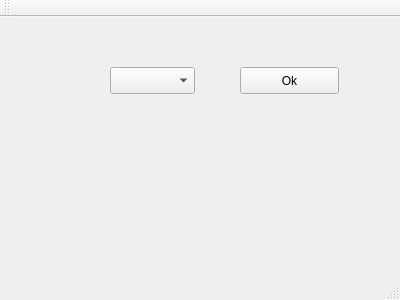
<?xml version="1.0" encoding="UTF-8"?>
<ui version="4.0">
 <class>MainWindow</class>
 <widget class="QMainWindow" name="MainWindow">
  <property name="geometry">
   <rect>
    <x>0</x>
    <y>0</y>
    <width>400</width>
    <height>300</height>
   </rect>
  </property>
  <property name="windowTitle">
   <string>MainWindow</string>
  </property>
  <widget class="QWidget" name="centralWidget">
   <widget class="QComboBox" name="comboBox">
    <property name="geometry">
     <rect>
      <x>110</x>
      <y>50</y>
      <width>85</width>
      <height>27</height>
     </rect>
    </property>
   </widget>
   <widget class="QPushButton" name="pushButton_ok">
    <property name="geometry">
     <rect>
      <x>240</x>
      <y>50</y>
      <width>99</width>
      <height>27</height>
     </rect>
    </property>
    <property name="text">
     <string>Ok</string>
    </property>
   </widget>
  </widget>
  <widget class="QMenuBar" name="menuBar">
   <property name="geometry">
    <rect>
     <x>0</x>
     <y>0</y>
     <width>400</width>
     <height>25</height>
    </rect>
   </property>
  </widget>
  <widget class="QToolBar" name="mainToolBar">
   <attribute name="toolBarArea">
    <enum>TopToolBarArea</enum>
   </attribute>
   <attribute name="toolBarBreak">
    <bool>false</bool>
   </attribute>
  </widget>
  <widget class="QStatusBar" name="statusBar"/>
 </widget>
 <layoutdefault spacing="6" margin="11"/>
 <resources/>
 <connections/>
</ui>
